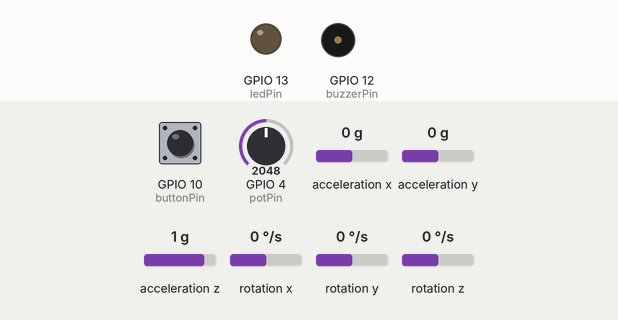
Recording of a sketch running on a simulated ESP32-S3. Shown: output pins drawn as LEDs (lit = HIGH), buzzer (waves = sounding, pin HIGH). The test bench sets the inputs (shaded band); at power-on: acceleration x 0 g, GPIO 10 (buttonPin) HIGH, GPIO 4 (potPin) = 2048, acceleration y 0 g, acceleration z 1 g, rotation x 0 °/s, rotation y 0 °/s, rotation z 0 °/s. WiFi joins after 1.5 s; servers stay silent unless stated; what the sketch prints to the serial monitor is not drawn.

Above: at 3.0 s.
3.1 s: acceleration x set to -1.1 g
4.6 s: acceleration x set to -1.4 g
At 5.7 s:
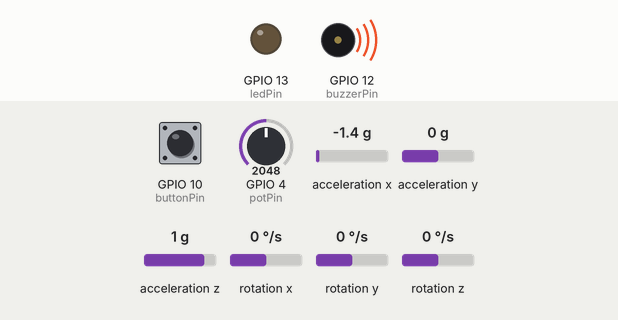
6.3 s: GPIO 10 (buttonPin) pulled LOW for 0.35 s
At 6.51 s:
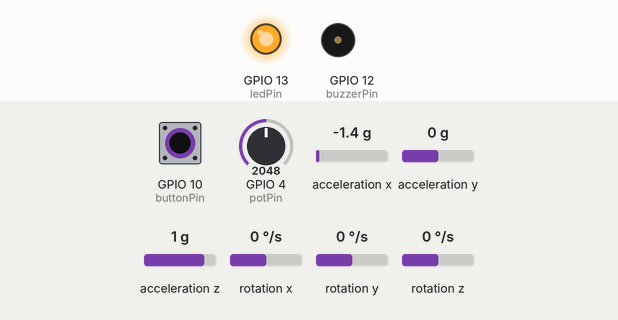
8.1 s: GPIO 10 (buttonPin) pulled LOW for 3.2 s
At 12.5 s:
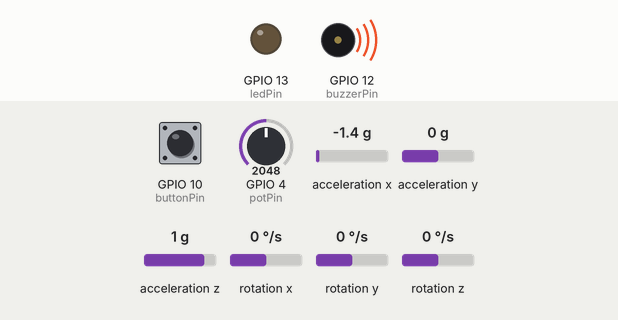
13.0 s: acceleration x set to -0.8 g
At 14.2 s:
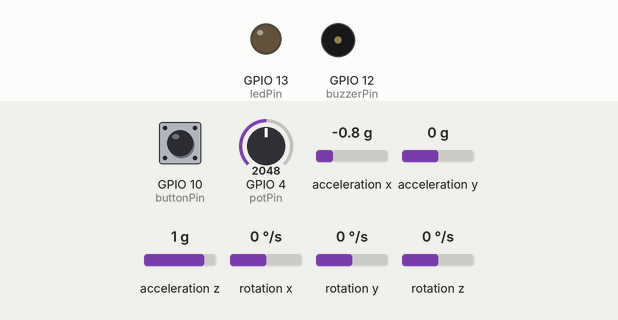
14.5 s: GPIO 4 (potPin) set to 2930
16.0 s: GPIO 4 (potPin) set to 3068
At 16.8 s:
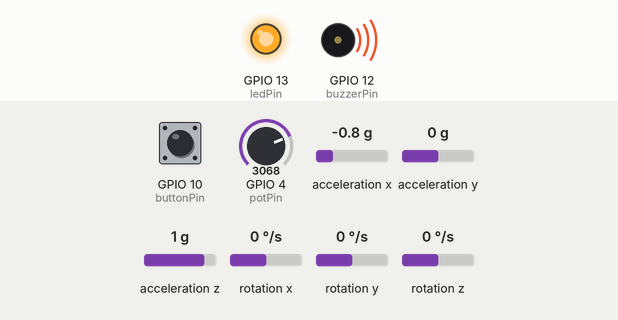
Timing chart, 0 to 18.5 s (numbered marks = the images above; inputs shaded):
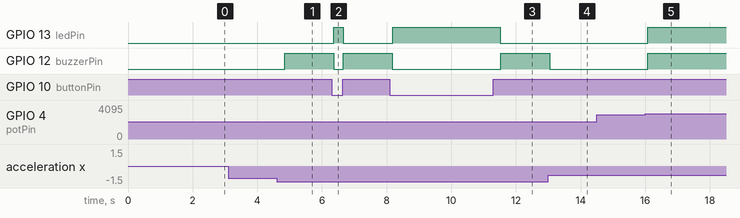

Measured:
- the behaviour switches between -1.2 and -1.3 g on acceleration x (found by bisection; images 0 and 1)
- the behaviour switches between 3000 and 3001 on GPIO 4 (potPin) (found by bisection; images 4 and 5)
- after the input at 3.1 s, every drawn part: stays the same
- after the input at 4.6 s, GPIO 12 (buzzerPin): LOW → HIGH after 0.24 s
- after the input at 6.3 s, GPIO 13 (ledPin): LOW → HIGH after 0.06 s, → LOW 0.30 s later; GPIO 12 (buzzerPin): HIGH → LOW after 0.06 s, → HIGH 0.31 s later
- after the input at 8.1 s, GPIO 13 (ledPin): LOW → HIGH after 0.08 s, → LOW 3.3 s later; GPIO 12 (buzzerPin): HIGH → LOW after 0.08 s, → HIGH 3.3 s later
- after the input at 13.0 s, GPIO 12 (buzzerPin): HIGH → LOW at once
- after the input at 14.5 s, every drawn part: stays the same
- after the input at 16.0 s, GPIO 13 (ledPin), GPIO 12 (buzzerPin): LOW → HIGH after 0.08 s

The sketch:

sketch_Wokwi_SS.ino
```cpp
#define BLYNK_TEMPLATE_ID "TMPL6rfpdzX2w"
#define BLYNK_TEMPLATE_NAME "Smart Anti Sleep Glasses Wokwi"
#define BLYNK_AUTH_TOKEN "nWOfO1o1FGSNS_HejsnwqFgYRX60-h5a"

#define BLYNK_PRINT Serial

#include <WiFi.h>
#include <BlynkSimpleEsp32.h>
#include <Wire.h>
#include <MPU6050.h>

// WiFi (Wokwi default)
char ssid[] = "Wokwi-GUEST";
char pass[] = "";

MPU6050 mpu;

// Pins
int buttonPin = 10;   // Eye blink (push button)
int potPin = 4;       // Potentiometer
int buzzerPin = 12;
int ledPin = 13;

// Variables
int potValue;
bool buttonPressed;
int16_t ax, ay, az;

void setup() {
  Serial.begin(115200);

  pinMode(buttonPin, INPUT_PULLUP);
  pinMode(buzzerPin, OUTPUT);
  pinMode(ledPin, OUTPUT);

  Wire.begin();
  mpu.initialize();

  // Connect to Blynk
  Blynk.begin(BLYNK_AUTH_TOKEN, ssid, pass);

  Serial.println("System Started...");
}

void loop() {
  Blynk.run();  // Required for Blynk

  // Reset outputs
  digitalWrite(buzzerPin, LOW);
  digitalWrite(ledPin, LOW);

  // Read inputs
  buttonPressed = (digitalRead(buttonPin) == LOW);
  potValue = analogRead(potPin);
  mpu.getAcceleration(&ax, &ay, &az);

  int tilt = abs(ax) + abs(ay);

  // Send data to Blynk
  Blynk.virtualWrite(V1, potValue > 3000);   // Vibration
  Blynk.virtualWrite(V2, buttonPressed);     // Eye Blink
  Blynk.virtualWrite(V3, tilt);              // Tilt

  // Alert Status (V4)
  if (buttonPressed || potValue > 3000 || tilt > 20000) {
    Blynk.virtualWrite(V4, 1);
  } else {
    Blynk.virtualWrite(V4, 0);
  }

  // Serial Monitor
  Serial.print("Button: ");
  Serial.print(buttonPressed);
  Serial.print(" | Pot: ");
  Serial.print(potValue);
  Serial.print(" | Tilt: ");
  Serial.println(tilt);

  // System Logic

  //  Eye Blink → LED
  if (buttonPressed) {
    digitalWrite(ledPin, HIGH);
    Serial.println("Eye Blink Detected → LED ON");
  }

  //  Head Movement → Buzzer
  else if (tilt > 20000) {
    digitalWrite(buzzerPin, HIGH);
    Serial.println("Head Movement → Buzzer ON");
  }

  //  Vibration → BOTH
  else if (potValue > 3000) {
    digitalWrite(buzzerPin, HIGH);
    digitalWrite(ledPin, HIGH);
    Serial.println("Vibration Detected → LED + Buzzer ON");
  }

  // Normal
  else {
    Serial.println("Normal State");
  }

  delay(300);
}
```
